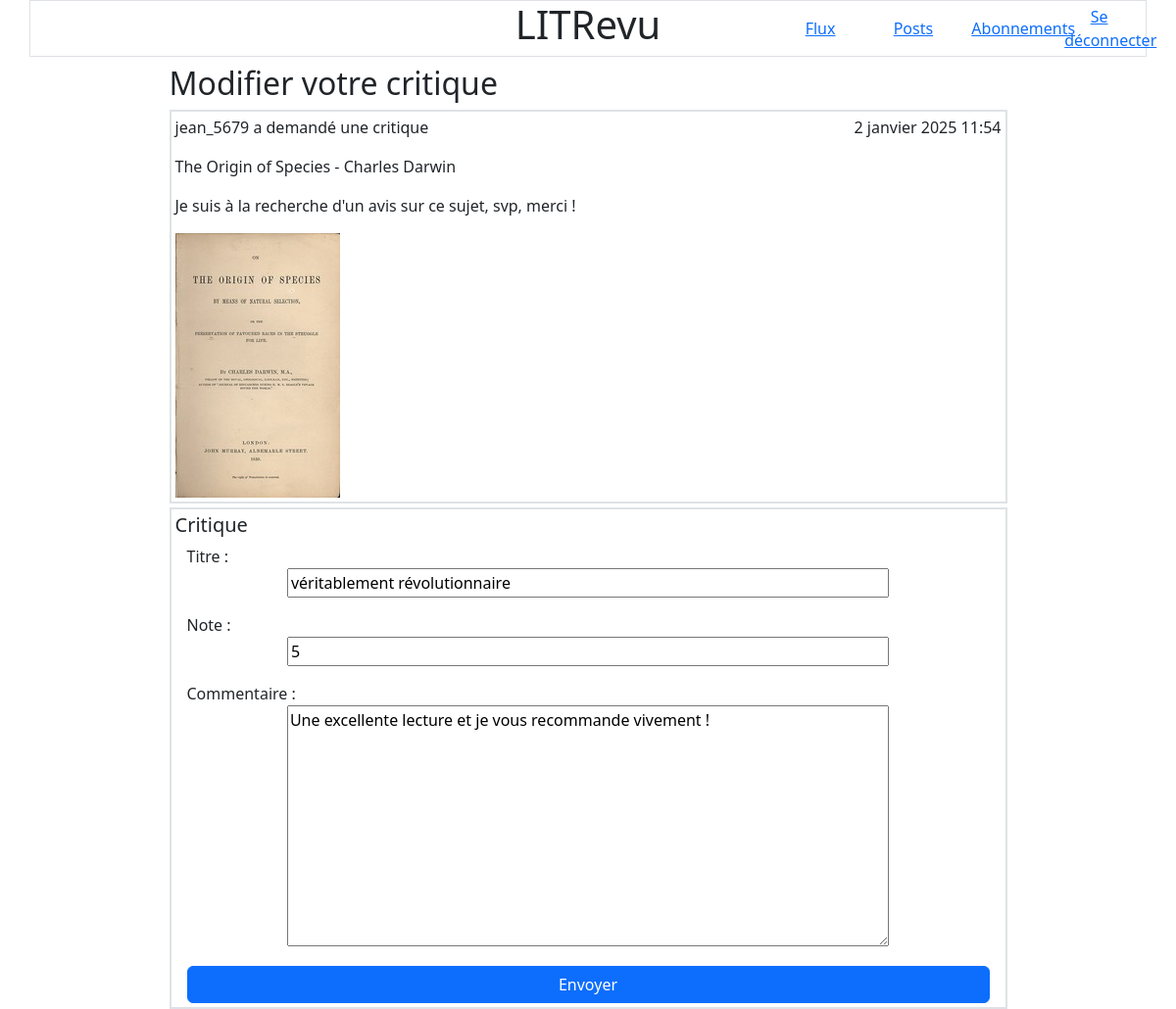
/reviews/6/update/ (signed in), run on the app's committed database.
### review/models.py (models this page shows)
class Ticket(models.Model):
    title = models.CharField(max_length=128, verbose_name="Titre")
    description = models.TextField(max_length=2048, blank=True)
    user = models.ForeignKey(settings.AUTH_USER_MODEL, on_delete=models.CASCADE)
    image = models.ImageField(null=True, blank=True)
    time_created = models.DateTimeField(auto_now_add=True)
    def __str__(self) -> str:
        return self.title

class Review(models.Model):
    ticket = models.ForeignKey(Ticket, on_delete=models.CASCADE)
    headline = models.CharField(max_length=128, verbose_name="Titre")
    rating = models.PositiveSmallIntegerField(
        validators=[
            MinValueValidator(0),
            MaxValueValidator(5)
        ],
        verbose_name="Note"
    )
    user = models.ForeignKey(settings.AUTH_USER_MODEL, on_delete=models.CASCADE)
    body = models.TextField(max_length=8192, blank=True, verbose_name="Commentaire")
    time_created = models.DateTimeField(auto_now_add=True)
    class Meta:
        unique_together = ("user", "ticket")

### authentication/models.py (models this page shows)
class User(AbstractUser):
    pass

### review/views.py (the view)
# urls.py: path("reviews/<int:review_id>/update/", views.update_review, name="update_review"),
@login_required
def update_review(request, review_id):
    review = models.Review.objects.get(id=review_id)
    if review.user != request.user:
        return redirect("feed")
    form = forms.ReviewForm(instance=review)
    if request.method == "POST":
        form = forms.ReviewForm(request.POST, instance=review)
        if form.is_valid():
            form.save()
            return redirect("posts")
    return render(request, "review/update_review.html", {'review_form': form, 'ticket': review.ticket})

### review/forms.py
class ReviewForm(forms.ModelForm):
    class Meta:
        model = models.Review
        exclude = ("user", "ticket")
        widgets = {
            "headline": forms.TextInput(attrs={"class": "d-block w-75 m-auto"}),
            "rating": forms.NumberInput(attrs={"class": "d-block w-75 m-auto"}),
            "body": forms.Textarea(attrs={"class": "d-block w-75 m-auto"}),
        }

### review/templates/review/update_review.html
{% extends 'base.html' %}
{% block content %}
<div class="container w-75">
    <h2 class="row mt-2">Modifier votre critique</h2>
    <div class="row border border-2 mt-1 p-1">
        {% include 'review/ticket.html' %}
    </div>
    <div class="row border border-2 mt-1 p-1">
        {% include 'review/review_form.html' %}
    </div>
</div>
{% endblock %}

### review/templates/review/ticket.html
<div class="container">
    <div class="row">
        <p class="col-6 px-0">
            {% if ticket.user == user %}
            Vous avez
            {% else %}
            {{ticket.user}} a
            {% endif %}
            demandé une critique
        </p>
        <p class="col-6 text-end px-0">{{ticket.time_created}}</p>
    </div>
    <p class="row">{{ticket.title}}</p>
    {% if ticket.description %}
    <p class="row">{{ticket.description}}</p>
    {% endif %}
    {% if ticket.image %}
    <img class="row" src="{{ticket.image.url}}" alt="{{ticket}}" title="{{ticket}}">
    {% endif %}
</div>

### review/templates/review/review_form.html (shortened to what this page needs)
<form class="container" method="post">
    <h5 class="row">Critique</h5>
    <div class="row">{{review_form.as_p}}</div>
    <input class="row w-100 btn btn-primary mt-1 mx-0" type="submit" value="Envoyer">
</form>

### data on the page
Ticket: user "jean_5679", time_created "2 janvier 2025 11:54", title "The Origin of Species - Charles Darwin", description "Je suis à la recherche d'un avis sur ce sujet, svp, merci !", image (picture)
Review: headline "véritablement révolutionnaire", rating "5", body "Une excellente lecture et je vous recommande vivement !"
